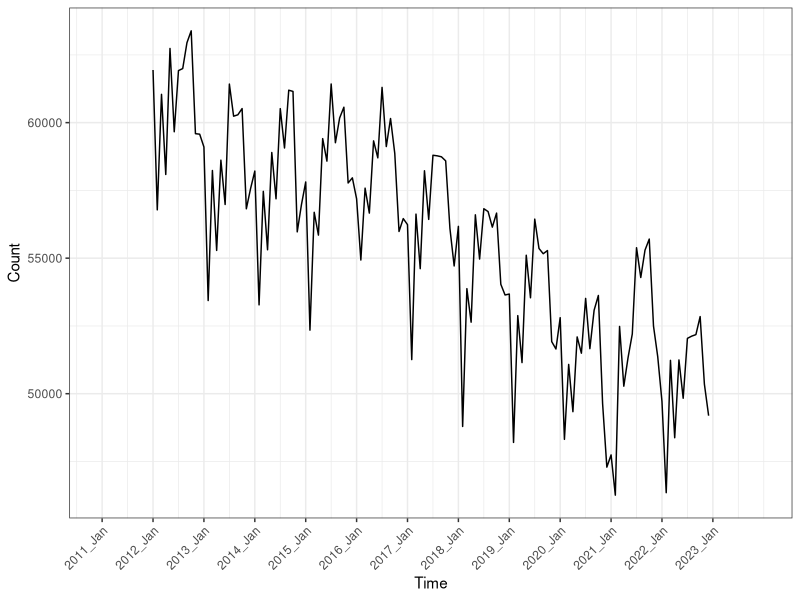
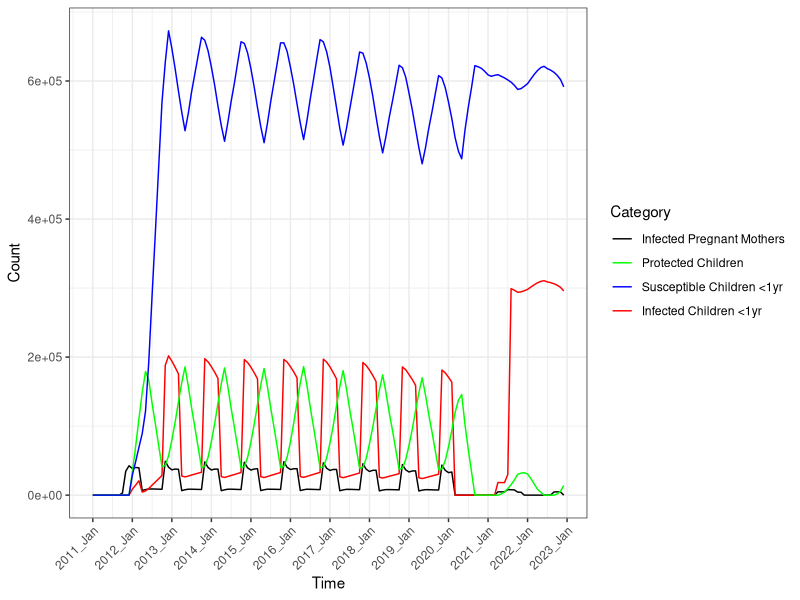
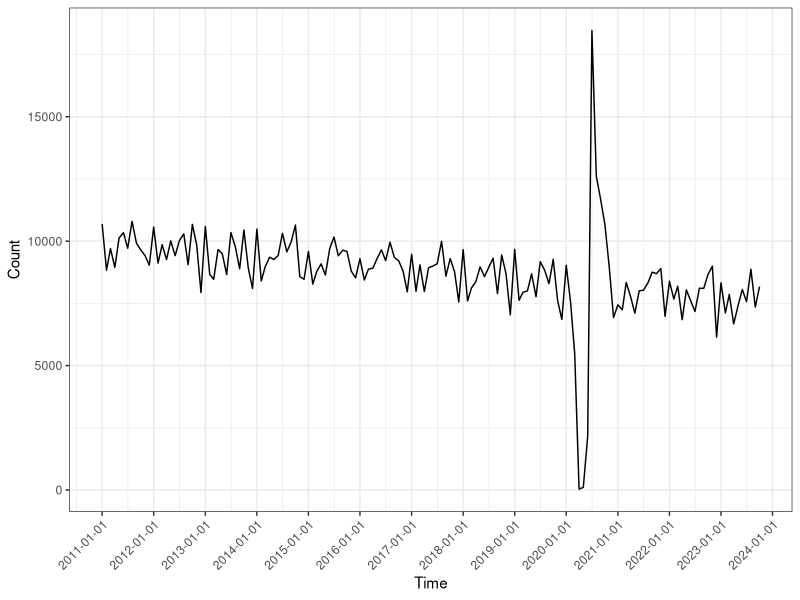
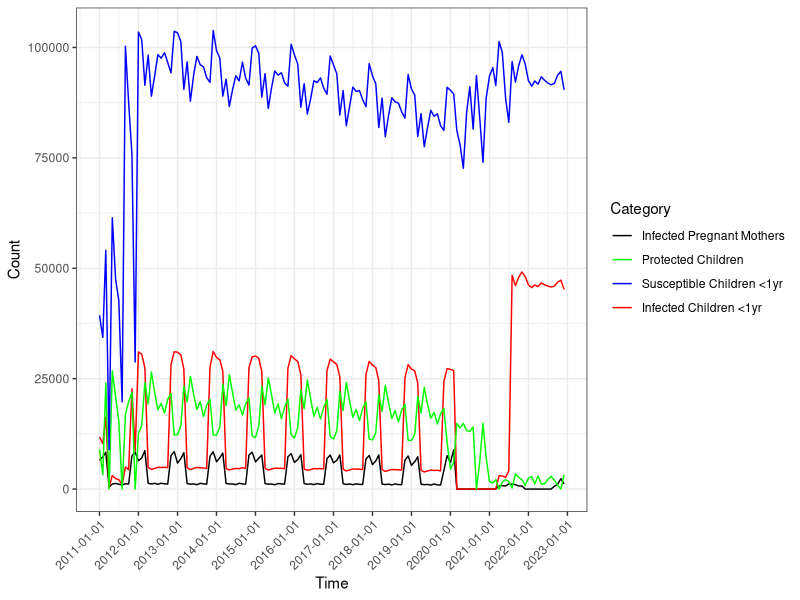

Source code (R) for these figures, in order:
setwd("~/Desktop/PhD")

# load libraries
library(readxl)
library(ggplot2)
library(dplyr)
library(tidyr)
library(zoo)

# load data
data <- read_excel("births_pregnancies.xlsx", sheet = "All") %>%
  mutate(year_month = paste(year, month, sep = "_"))

# infection <- data %>%
#   select(year, month, year_month, time, births) %>% 
#   mutate(pregnancies_3rdtri = lead(rollapply(births, 3, sum, fill = NA, align = "left"), 1),
#          percent_normal = ifelse(month %in% c("Nov", "Dec", "Jan", "Feb", "Mar"), 0.3, 0.05),
#          percent_pandemic = ifelse(year == 2020 & month %in% c("Mar", "Apr", "May", "Jun", "Jul", "Aug", "Sep", "Oct", "Nov", "Dec") | year == 2021 & month %in% c("Jan", "Feb", "Mar"), 0, percent_normal),
#          susceptible_pregnancies = NA,
#          infected_pregnancies = NA)
# 
# infection[12, "susceptible_pregnancies"] <- infection[12, "pregnancies_3rdtri"]
# infection[12, "infected_pregnancies"] <- infection[12, "susceptible_pregnancies"] * infection[12, "percent_pandemic"]
# 
# for (n in 13:nrow(infection)) {
#   infection[n, "susceptible_pregnancies"] <- infection[n, "pregnancies_3rdtri"] - infection[n - 1, "infected_pregnancies"] 
#   infection[n, "infected_pregnancies"] <- infection[n, "susceptible_pregnancies"] * infection[n, "percent_pandemic"]
# }

infection <- data %>%
  select(year, month, year_month, time, births) %>% 
  mutate(percent_normal = ifelse(month %in% c("Nov", "Dec", "Jan", "Feb", "Mar"), 0.3, 0.05),
         percent_pandemic = ifelse(year == 2020 & month %in% c("Mar", "Apr", "May", "Jun", "Jul", "Aug", "Sep", "Oct", "Nov", "Dec") | year == 2021 & month %in% c("Jan", "Feb", "Mar"), 0, percent_normal),
         sus_preg_3rdtri_1 = lead(births, 3),
         inf_preg_3rdtri_1 = floor(sus_preg_3rdtri_1 * percent_pandemic),
         sus_preg_3rdtri_2 = lag(sus_preg_3rdtri_1 - inf_preg_3rdtri_1, 1),
         inf_preg_3rdtri_2 = floor(sus_preg_3rdtri_2 * percent_pandemic),
         sus_preg_3rdtri_3 = lag(sus_preg_3rdtri_2 - inf_preg_3rdtri_2, 1),
         inf_preg_3rdtri_3 = floor(sus_preg_3rdtri_3 * percent_pandemic),
         inf_preg = rowSums(across(c("inf_preg_3rdtri_1", "inf_preg_3rdtri_2", "inf_preg_3rdtri_3")), na.rm = TRUE),
         sum_births = cumsum(replace_na(births, 0)),
         over2yr = replace_na(lag(sum_births, 24), 0),
         under2yr = sum_births - over2yr,
         protected_kids_1 = lag(inf_preg_3rdtri_1, 3),
         protected_kids_2_1 = lag(inf_preg_3rdtri_2, 2),
         protected_kids_2_2 = lag(inf_preg_3rdtri_2, 3),
         protected_kids_3_1 = lag(inf_preg_3rdtri_3, 1),
         protected_kids_3_2 = lag(inf_preg_3rdtri_3, 2),
         protected_kids_3_3 = lag(inf_preg_3rdtri_3, 3),
         protected_kids = rowSums(across(protected_kids_1:protected_kids_3_3), na.rm = TRUE),
         susceptible_kids_under2yr = under2yr - protected_kids,
         proportion_susceptible_kids_under2yr = susceptible_kids_under2yr/under2yr)

england <- data %>%
  select(year, month, year_month, time, births) %>% 
  mutate(percent_normal = ifelse(month %in% c("Nov", "Dec", "Jan", "Feb", "Mar"), 0.3, 0.05),
         percent_pandemic = case_when(year == 2020 & month %in% c("Mar", "Apr", "May", "Jun", "Jul", "Aug", "Sep", "Oct", "Nov", "Dec") | year == 2021 & month %in% c("Jan", "Feb", "Mar") ~ 0,
                                      # year == 2021 & month == "Apr" ~ 0.025,
                                      # year == 2021 & month == "May" ~ 0.05,
                                      # year == 2021 & month == "Jun" ~ 0.10,
                                      # year == 2021 & month == "Jul" ~ 0.20,
                                      # year == 2021 & month == "Aug" ~ 0.30,
                                      # year == 2021 & month == "Sep" ~ 0.30,
                                      # year == 2021 & month == "Oct" ~ 0.30,
                                      # year == 2021 & month == "Nov" ~ 0.20,
                                      # year == 2021 & month == "Dec" ~ 0.10,
                                      # year == 2022 & month == "Jan" ~ 0.05,
                                      # year == 2022 & month == "Feb" ~ 0.05,
                                      # year == 2022 & month == "Mar" ~ 0.05,
                                      year == 2021 & month == "Apr" ~ 0.03,
                                      year == 2021 & month == "May" ~ 0.03,
                                      year == 2021 & month == "Jun" ~ 0.03,
                                      year == 2021 & month == "Jul" ~ 0.05,
                                      year == 2021 & month == "Aug" ~ 0.05,
                                      year == 2021 & month == "Sep" ~ 0.05,
                                      year == 2021 & month == "Oct" ~ 0.03,
                                      year == 2021 & month == "Nov" ~ 0.03,
                                      year == 2021 & month == "Dec" ~ 0,
                                      year == 2022 & month == "Jan" ~ 0,
                                      year == 2022 & month == "Feb" ~ 0,
                                      year == 2022 & month == "Mar" ~ 0,
                                      year == 2022 & month == "Apr" ~ 0,
                                      year == 2022 & month == "May" ~ 0,
                                      year == 2022 & month == "Jun" ~ 0,
                                      year == 2022 & month == "Jul" ~ 0,
                                      year == 2022 & month == "Aug" ~ 0,
                                      year == 2022 & month == "Sep" ~ 0.03,
                                      year == 2022 & month == "Oct" ~ 0.05,
                                      year == 2022 & month == "Nov" ~ 0.10,
                                      year == 2022 & month == "Dec" ~ 0.05),
         percent_pandemic = round(ifelse(is.na(percent_pandemic), percent_normal, percent_pandemic), 2),
         percent_pandemic_kids = ifelse(year == 2021 & month %in% c("Aug", "Sep", "Oct", "Nov", "Dec") | year == 2022, 0.50, percent_pandemic),
         # ifelse(year == 2020 & month %in% c("Mar", "Apr", "May", "Jun", "Jul", "Aug", "Sep", "Oct", "Nov", "Dec") | year == 2021 & month %in% c("Jan", "Feb", "Mar", "Apr", "May", "Jun", "Jul"), 0, percent_normal),
         sus_preg_3rdtri_1 = lead(births, 3),
         inf_preg_3rdtri_1 = floor(sus_preg_3rdtri_1 * percent_pandemic),
         sus_preg_3rdtri_2 = lag(sus_preg_3rdtri_1 - inf_preg_3rdtri_1, 1),
         inf_preg_3rdtri_2 = floor(sus_preg_3rdtri_2 * percent_pandemic),
         sus_preg_3rdtri_3 = lag(sus_preg_3rdtri_2 - inf_preg_3rdtri_2, 1),
         inf_preg_3rdtri_3 = floor(sus_preg_3rdtri_3 * percent_pandemic),
         inf_preg = rowSums(across(c("inf_preg_3rdtri_1", "inf_preg_3rdtri_2", "inf_preg_3rdtri_3")), na.rm = TRUE),
         sum_births = cumsum(replace_na(births, 0)),
         # over2yr = replace_na(lag(sum_births, 24), 0),
         # under2yr = sum_births - over2yr,
         over1yr = replace_na(lag(sum_births, 12), 0),
         under1yr = sum_births - over1yr) %>% 
  select(-c(sus_preg_3rdtri_1, sus_preg_3rdtri_2, sus_preg_3rdtri_3)) %>% 
  mutate(protected_kids_1_3 = lag(inf_preg_3rdtri_1, 3),
         protected_kids_1_4 = lag(inf_preg_3rdtri_1, 4),
         protected_kids_1_5 = lag(inf_preg_3rdtri_1, 5),
         protected_kids_1_6 = lag(inf_preg_3rdtri_1, 6),
         protected_kids_2_2 = lag(inf_preg_3rdtri_2, 2),
         protected_kids_2_3 = lag(inf_preg_3rdtri_2, 3),
         protected_kids_2_4 = lag(inf_preg_3rdtri_2, 4),
         protected_kids_2_5 = lag(inf_preg_3rdtri_2, 5),
         protected_kids_2_6 = lag(inf_preg_3rdtri_2, 6),
         protected_kids_3_1 = lag(inf_preg_3rdtri_3, 1),
         protected_kids_3_2 = lag(inf_preg_3rdtri_3, 2),
         protected_kids_3_3 = lag(inf_preg_3rdtri_3, 3),
         protected_kids_3_4 = lag(inf_preg_3rdtri_3, 4),
         protected_kids_3_5 = lag(inf_preg_3rdtri_3, 5),
         protected_kids_3_6 = lag(inf_preg_3rdtri_3, 6),
         protected_kids = rowSums(across(protected_kids_1_3:protected_kids_3_6), na.rm = TRUE),
         # susceptible_kids_under2yr = under2yr - protected_kids,
         # proportion_susceptible_kids_under2yr = susceptible_kids_under2yr/under2yr,
         susceptible_kids_under1yr = under1yr - protected_kids,
         proportion_susceptible_kids_under1yr = susceptible_kids_under1yr/under1yr) %>% 
  select(-c(inf_preg_3rdtri_1:inf_preg_3rdtri_3, protected_kids_1_3:protected_kids_3_6)) %>%
  mutate(# infected_kids_under2yr = susceptible_kids_under2yr * percent_pandemic_kids,
         infected_kids_under1yr = susceptible_kids_under1yr * percent_pandemic_kids)

# england[13, "susceptible_kids_under1yr"] <- england[13, "under1yr"] - england[13, "protected_kids"]
# england[13, "infected_kids_under1yr"] <- floor(england[13, "susceptible_kids_under1yr"] * england[13, "percent_pandemic_kids"])
# 
# for (n in 14:nrow(england)) {
#   england[n, "susceptible_kids_under1yr"] <- england[n, "susceptible_kids_under1yr"] - england[n - 1, "infected_kids_under1yr"]
#   england[n, "infected_kids_under1yr"] <- england[n, "susceptible_kids_under1yr"] * england[n, "percent_pandemic_kids"]
# }

# figures
# create x-axis labels
label <- data %>% select(year_month) %>% slice(seq(1, 156, 12)) %>% pull()

england %>% 
ggplot() +
  geom_line(aes(x = time, y = births), colour = "black") +
  # geom_line(aes(x = time, y = protected_kids), colour = "green") +
  # geom_line(aes(x = time, y = susceptible_kids_under1yr), colour = "blue") +
  # geom_line(aes(x = time, y = infected_kids_under1yr), colour = "red") +
  scale_x_continuous(breaks = seq(1, 156, 12), labels = label) +
  theme_bw() +
  theme(axis.text.x = element_text(angle = 45, hjust = 1 )) +
  labs(x = "Time",
       y = "Count")

england %>%
  filter(!year == 2023) %>% 
  pivot_longer(c(inf_preg, protected_kids, susceptible_kids_under1yr, infected_kids_under1yr), names_to = "category") %>% 
  ggplot() +
  geom_line(aes(x = time, y = value, group = category, colour = category)) +
  scale_x_continuous(breaks = seq(1, 156, 12), labels = label) +
  scale_color_manual(name = "Category", breaks = c("inf_preg", "protected_kids", "susceptible_kids_under1yr", "infected_kids_under1yr"), labels = c("inf_preg" = "Infected Pregnant Mothers", "protected_kids" = "Protected Children", "susceptible_kids_under1yr" = "Susceptible Children <1yr", "infected_kids_under1yr" = "Infected Children <1yr"), values = c("black", "green", "blue", "red")) +
  theme_bw() +
  theme(axis.text.x = element_text(angle = 45, hjust = 1 )) +
  labs(x = "Time",
       y = "Count")

#### SCOTLAND BIRTH DATA

scotland <- read_excel("monthly-births-october-23.xlsx", sheet = "r") %>% 
  group_by(Year, Month) %>% 
  summarise(births = sum(`Births registered`)) %>% 
  ungroup() %>% 
  filter(Year >= 2011) %>% 
  dplyr::rename(year = Year,
         month = Month) %>% 
  mutate(month = factor(month, levels = month.name, labels = month.abb),
         year_month = paste(year, month, sep = "_"),
         date = as.Date(as.yearmon(`year_month`, "%Y_%B"))) %>% 
  mutate(percent_normal = ifelse(month %in% c("Nov", "Dec", "Jan", "Feb", "Mar"), 0.3, 0.05),
         percent_pandemic = case_when(year == 2020 & month %in% c("Mar", "Apr", "May", "Jun", "Jul", "Aug", "Sep", "Oct", "Nov", "Dec") | year == 2021 & month %in% c("Jan", "Feb", "Mar") ~ 0,
                                      # year == 2021 & month == "Apr" ~ 0.025,
                                      # year == 2021 & month == "May" ~ 0.05,
                                      # year == 2021 & month == "Jun" ~ 0.10,
                                      # year == 2021 & month == "Jul" ~ 0.20,
                                      # year == 2021 & month == "Aug" ~ 0.30,
                                      # year == 2021 & month == "Sep" ~ 0.30,
                                      # year == 2021 & month == "Oct" ~ 0.30,
                                      # year == 2021 & month == "Nov" ~ 0.20,
                                      # year == 2021 & month == "Dec" ~ 0.10,
                                      # year == 2022 & month == "Jan" ~ 0.05,
                                      # year == 2022 & month == "Feb" ~ 0.05,
                                      # year == 2022 & month == "Mar" ~ 0.05,
                                      year == 2021 & month == "Apr" ~ 0.03,
                                      year == 2021 & month == "May" ~ 0.03,
                                      year == 2021 & month == "Jun" ~ 0.03,
                                      year == 2021 & month == "Jul" ~ 0.05,
                                      year == 2021 & month == "Aug" ~ 0.05,
                                      year == 2021 & month == "Sep" ~ 0.05,
                                      year == 2021 & month == "Oct" ~ 0.03,
                                      year == 2021 & month == "Nov" ~ 0.03,
                                      year == 2021 & month == "Dec" ~ 0,
                                      year == 2022 & month == "Jan" ~ 0,
                                      year == 2022 & month == "Feb" ~ 0,
                                      year == 2022 & month == "Mar" ~ 0,
                                      year == 2022 & month == "Apr" ~ 0,
                                      year == 2022 & month == "May" ~ 0,
                                      year == 2022 & month == "Jun" ~ 0,
                                      year == 2022 & month == "Jul" ~ 0,
                                      year == 2022 & month == "Aug" ~ 0,
                                      year == 2022 & month == "Sep" ~ 0.03,
                                      year == 2022 & month == "Oct" ~ 0.05,
                                      year == 2022 & month == "Nov" ~ 0.10,
                                      year == 2022 & month == "Dec" ~ 0.05),
         percent_pandemic = round(ifelse(is.na(percent_pandemic), percent_normal, percent_pandemic), 2),
         percent_pandemic_kids = ifelse(year == 2021 & month %in% c("Aug", "Sep", "Oct", "Nov", "Dec") | year == 2022, 0.50, percent_pandemic),
         # ifelse(year == 2020 & month %in% c("Mar", "Apr", "May", "Jun", "Jul", "Aug", "Sep", "Oct", "Nov", "Dec") | year == 2021 & month %in% c("Jan", "Feb", "Mar", "Apr", "May", "Jun", "Jul"), 0, percent_normal),
         sus_preg_3rdtri_1 = lead(births, 3),
         inf_preg_3rdtri_1 = floor(sus_preg_3rdtri_1 * percent_pandemic),
         sus_preg_3rdtri_2 = lag(sus_preg_3rdtri_1 - inf_preg_3rdtri_1, 1),
         inf_preg_3rdtri_2 = floor(sus_preg_3rdtri_2 * percent_pandemic),
         sus_preg_3rdtri_3 = lag(sus_preg_3rdtri_2 - inf_preg_3rdtri_2, 1),
         inf_preg_3rdtri_3 = floor(sus_preg_3rdtri_3 * percent_pandemic),
         inf_preg = rowSums(across(c("inf_preg_3rdtri_1", "inf_preg_3rdtri_2", "inf_preg_3rdtri_3")), na.rm = TRUE),
         sum_births = cumsum(replace_na(births, 0)),
         # over2yr = replace_na(lag(sum_births, 24), 0),
         # under2yr = sum_births - over2yr,
         over1yr = replace_na(lag(sum_births, 12), 0),
         under1yr = sum_births - over1yr) %>% 
  select(-c(sus_preg_3rdtri_1, sus_preg_3rdtri_2, sus_preg_3rdtri_3)) %>%
  mutate(protected_kids_1_3 = lag(inf_preg_3rdtri_1, 3),
         protected_kids_1_4 = lag(inf_preg_3rdtri_1, 4),
         protected_kids_1_5 = lag(inf_preg_3rdtri_1, 5),
         protected_kids_1_6 = lag(inf_preg_3rdtri_1, 6),
         protected_kids_2_2 = lag(inf_preg_3rdtri_2, 2),
         protected_kids_2_3 = lag(inf_preg_3rdtri_2, 3),
         protected_kids_2_4 = lag(inf_preg_3rdtri_2, 4),
         protected_kids_2_5 = lag(inf_preg_3rdtri_2, 5),
         protected_kids_2_6 = lag(inf_preg_3rdtri_2, 6),
         protected_kids_3_1 = lag(inf_preg_3rdtri_3, 1),
         protected_kids_3_2 = lag(inf_preg_3rdtri_3, 2),
         protected_kids_3_3 = lag(inf_preg_3rdtri_3, 3),
         protected_kids_3_4 = lag(inf_preg_3rdtri_3, 4),
         protected_kids_3_5 = lag(inf_preg_3rdtri_3, 5),
         protected_kids_3_6 = lag(inf_preg_3rdtri_3, 6),
         protected_kids = rowSums(across(protected_kids_1_3:protected_kids_3_6), na.rm = TRUE),
         # susceptible_kids_under2yr = under2yr - protected_kids,
         # proportion_susceptible_kids_under2yr = susceptible_kids_under2yr/under2yr,
         susceptible_kids_under1yr = under1yr - protected_kids,
         proportion_susceptible_kids_under1yr = susceptible_kids_under1yr/under1yr) %>% 
  select(-c(inf_preg_3rdtri_1:inf_preg_3rdtri_3, protected_kids_1_3:protected_kids_3_6)) %>%
  mutate(# infected_kids_under2yr = susceptible_kids_under2yr * percent_pandemic_kids,
    infected_kids_under1yr = susceptible_kids_under1yr * percent_pandemic_kids)

scotland %>% 
  ggplot() +
  geom_line(aes(x = date, y = births), colour = "black") +
  # geom_line(aes(x = time, y = protected_kids), colour = "green") +
  # geom_line(aes(x = time, y = susceptible_kids_under1yr), colour = "blue") +
  # geom_line(aes(x = time, y = infected_kids_under1yr), colour = "red") +
  scale_x_date(date_breaks = "1 year") +
  theme_bw() +
  theme(axis.text.x = element_text(angle = 45, hjust = 1 )) +
  labs(x = "Time",
       y = "Count")

scotland %>% 
  filter(!year == 2023) %>% 
  pivot_longer(c(inf_preg, protected_kids, susceptible_kids_under1yr, infected_kids_under1yr), names_to = "category") %>% 
  ggplot() +
  geom_line(aes(x = date, y = value, group = category, colour = category)) +
  scale_x_date(date_breaks = "1 year") +
  scale_color_manual(name = "Category", breaks = c("inf_preg", "protected_kids", "susceptible_kids_under1yr", "infected_kids_under1yr"), labels = c("inf_preg" = "Infected Pregnant Mothers", "protected_kids" = "Protected Children", "susceptible_kids_under1yr" = "Susceptible Children <1yr", "infected_kids_under1yr" = "Infected Children <1yr"), values = c("black", "green", "blue", "red")) +
  theme_bw() +
  theme(axis.text.x = element_text(angle = 45, hjust = 1 )) +
  labs(x = "Time",
       y = "Count")
